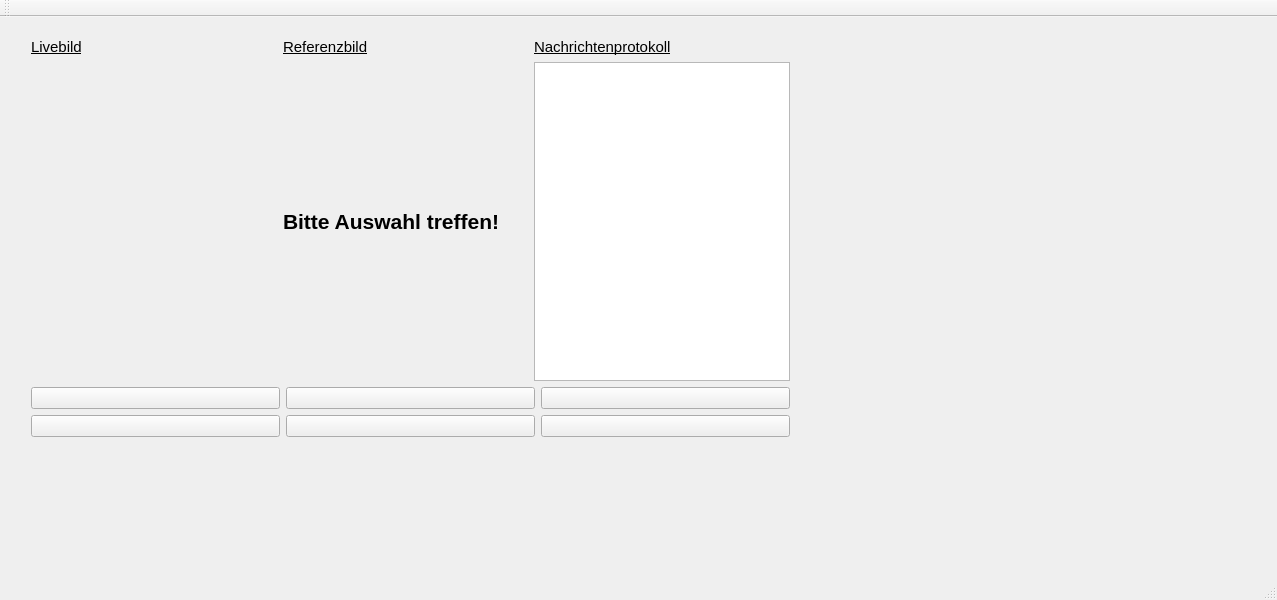
<?xml version="1.0" encoding="UTF-8"?>
<ui version="4.0">
 <class>OLMainWindow</class>
 <widget class="QMainWindow" name="OLMainWindow">
  <property name="geometry">
   <rect>
    <x>0</x>
    <y>0</y>
    <width>1277</width>
    <height>600</height>
   </rect>
  </property>
  <property name="windowTitle">
   <string>SweetPicker</string>
  </property>
  <widget class="QWidget" name="centralWidget">
   <widget class="QWidget" name="gridLayoutWidget_2">
    <property name="geometry">
     <rect>
      <x>20</x>
      <y>10</y>
      <width>781</width>
      <height>421</height>
     </rect>
    </property>
    <layout class="QGridLayout" name="hauptgridLayout">
     <item row="1" column="0">
      <layout class="QGridLayout" name="gridLayout">
       <item row="0" column="2">
        <widget class="QPushButton" name="milkyWayButton">
         <property name="text">
          <string/>
         </property>
         <property name="icon">
          <iconset resource="olmainwindow.qrc">
           <normaloff>:/Objects/GUIMilkyWay.png</normaloff>:/Objects/GUIMilkyWay.png</iconset>
         </property>
         <property name="iconSize">
          <size>
           <width>220</width>
           <height>75</height>
          </size>
         </property>
        </widget>
       </item>
       <item row="1" column="1">
        <widget class="QPushButton" name="snickersButton">
         <property name="enabled">
          <bool>true</bool>
         </property>
         <property name="text">
          <string/>
         </property>
         <property name="icon">
          <iconset resource="olmainwindow.qrc">
           <normaloff>:/Objects/GUISnickers.png</normaloff>:/Objects/GUISnickers.png</iconset>
         </property>
         <property name="iconSize">
          <size>
           <width>220</width>
           <height>75</height>
          </size>
         </property>
        </widget>
       </item>
       <item row="1" column="2">
        <widget class="QPushButton" name="bountyButton">
         <property name="text">
          <string/>
         </property>
         <property name="icon">
          <iconset resource="olmainwindow.qrc">
           <normaloff>:/Objects/GUIBounty.png</normaloff>:/Objects/GUIBounty.png</iconset>
         </property>
         <property name="iconSize">
          <size>
           <width>220</width>
           <height>75</height>
          </size>
         </property>
        </widget>
       </item>
       <item row="1" column="3">
        <widget class="QPushButton" name="twixButton">
         <property name="text">
          <string/>
         </property>
         <property name="icon">
          <iconset resource="olmainwindow.qrc">
           <normaloff>:/Objects/GUITwix.png</normaloff>:/Objects/GUITwix.png</iconset>
         </property>
         <property name="iconSize">
          <size>
           <width>220</width>
           <height>75</height>
          </size>
         </property>
        </widget>
       </item>
       <item row="0" column="3">
        <widget class="QPushButton" name="doveButton">
         <property name="text">
          <string/>
         </property>
         <property name="icon">
          <iconset resource="olmainwindow.qrc">
           <normaloff>:/Objects/GUIDove.png</normaloff>:/Objects/GUIDove.png</iconset>
         </property>
         <property name="iconSize">
          <size>
           <width>220</width>
           <height>75</height>
          </size>
         </property>
        </widget>
       </item>
       <item row="0" column="1">
        <widget class="QPushButton" name="teasersButton">
         <property name="text">
          <string/>
         </property>
         <property name="icon">
          <iconset resource="olmainwindow.qrc">
           <normaloff>:/Objects/GUITeasers.png</normaloff>:/Objects/GUITeasers.png</iconset>
         </property>
         <property name="iconSize">
          <size>
           <width>220</width>
           <height>75</height>
          </size>
         </property>
        </widget>
       </item>
      </layout>
     </item>
     <item row="0" column="0">
      <layout class="QGridLayout" name="gridLayout_3">
       <item row="0" column="2">
        <widget class="QLabel" name="nachrichtenprotokollLabel">
         <property name="font">
          <font>
           <pointsize>11</pointsize>
           <underline>true</underline>
          </font>
         </property>
         <property name="text">
          <string>Nachrichtenprotokoll</string>
         </property>
         <property name="textFormat">
          <enum>Qt::AutoText</enum>
         </property>
        </widget>
       </item>
       <item row="1" column="0">
        <widget class="QLabel" name="livebildLabel">
         <property name="sizePolicy">
          <sizepolicy hsizetype="Preferred" vsizetype="Preferred">
           <horstretch>75</horstretch>
           <verstretch>75</verstretch>
          </sizepolicy>
         </property>
         <property name="text">
          <string/>
         </property>
        </widget>
       </item>
       <item row="0" column="0">
        <widget class="QLabel" name="livetextLabel">
         <property name="font">
          <font>
           <pointsize>11</pointsize>
           <weight>50</weight>
           <bold>false</bold>
           <underline>true</underline>
          </font>
         </property>
         <property name="text">
          <string>Livebild</string>
         </property>
        </widget>
       </item>
       <item row="0" column="1">
        <widget class="QLabel" name="referenztextLabel">
         <property name="font">
          <font>
           <pointsize>11</pointsize>
           <underline>true</underline>
          </font>
         </property>
         <property name="text">
          <string>Referenzbild</string>
         </property>
         <property name="textFormat">
          <enum>Qt::AutoText</enum>
         </property>
        </widget>
       </item>
       <item row="1" column="1">
        <widget class="QLabel" name="referenzbildLabel">
         <property name="enabled">
          <bool>true</bool>
         </property>
         <property name="sizePolicy">
          <sizepolicy hsizetype="Preferred" vsizetype="Preferred">
           <horstretch>75</horstretch>
           <verstretch>75</verstretch>
          </sizepolicy>
         </property>
         <property name="font">
          <font>
           <pointsize>16</pointsize>
           <weight>75</weight>
           <italic>false</italic>
           <bold>true</bold>
          </font>
         </property>
         <property name="text">
          <string>Bitte Auswahl treffen!</string>
         </property>
        </widget>
       </item>
       <item row="1" column="2">
        <widget class="QTextBrowser" name="NachrichtentextBrowser"/>
       </item>
      </layout>
     </item>
    </layout>
   </widget>
  </widget>
  <widget class="QMenuBar" name="menuBar">
   <property name="geometry">
    <rect>
     <x>0</x>
     <y>0</y>
     <width>1277</width>
     <height>21</height>
    </rect>
   </property>
  </widget>
  <widget class="QToolBar" name="mainToolBar">
   <attribute name="toolBarArea">
    <enum>TopToolBarArea</enum>
   </attribute>
   <attribute name="toolBarBreak">
    <bool>false</bool>
   </attribute>
  </widget>
  <widget class="QStatusBar" name="statusBar"/>
 </widget>
 <layoutdefault spacing="6" margin="11"/>
 <resources>
  <include location="olmainwindow.qrc"/>
 </resources>
 <connections/>
</ui>
